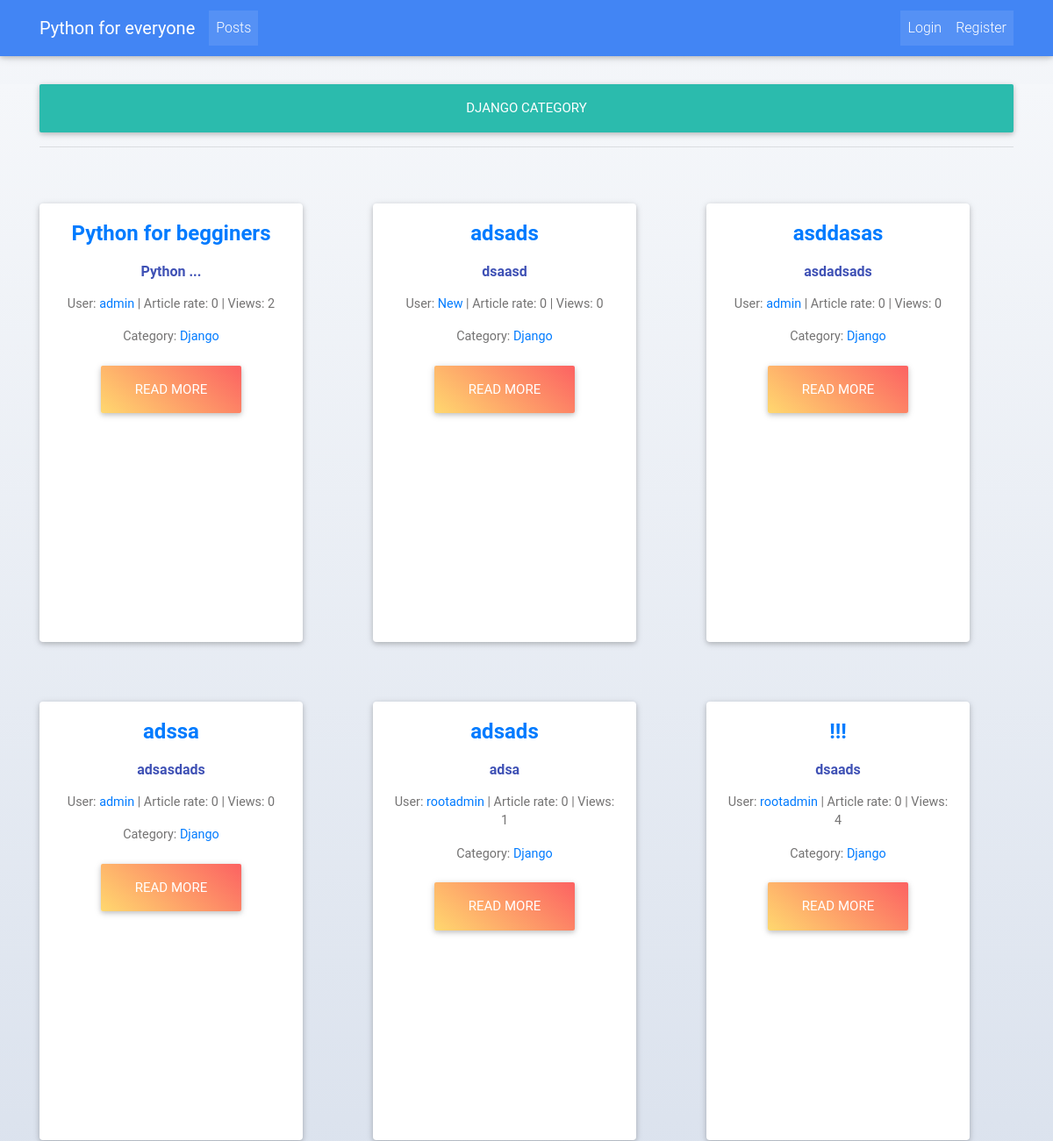
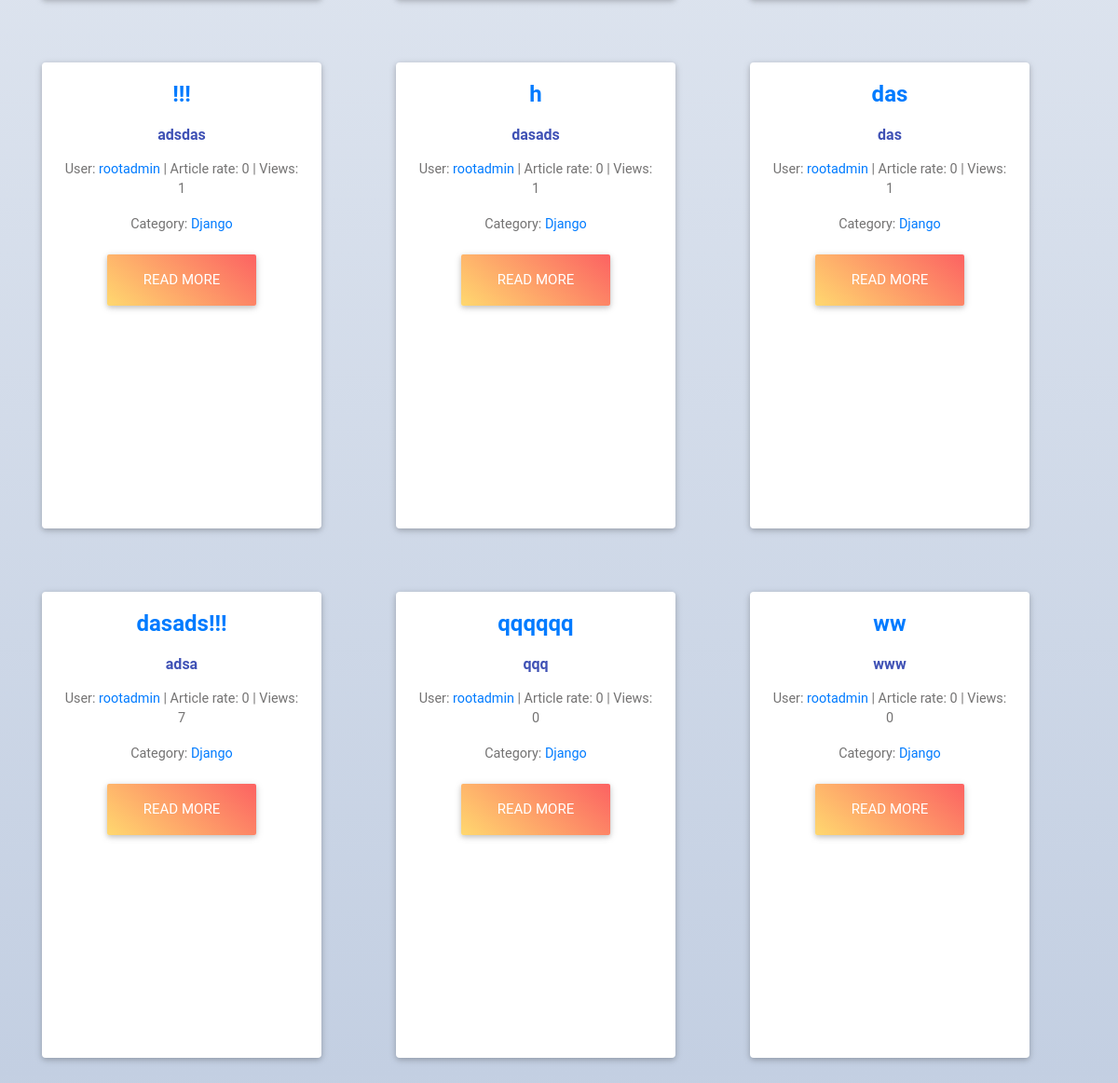
/posts/category/Django/, run on the app's committed database (2 pictures, top to bottom).
### post/models.py (models this page shows, shortened)
class Category(models.Model):
    name = models.CharField(max_length=50)
    content = models.TextField()
    image = models.ImageField(upload_to='media',
                              null=True,
                              blank=True,
                              )
    class Meta:
        verbose_name = 'Category'
        verbose_name_plural = 'Categories'

class Posts(models.Model):
    user = models.ForeignKey(User, on_delete=models.CASCADE)
    title = models.CharField(max_length=50)
    content = models.TextField()
    image = models.ImageField(upload_to='media',
                              null=True,
                              blank=True,
                              )
    rate = models.PositiveSmallIntegerField(default=0)
    views = models.PositiveIntegerField(default=0)
    updated_at = models.DateTimeField(auto_now_add=False, auto_now=True)
    timestamp = models.DateTimeField(auto_now_add=True, auto_now=False)
    category = models.ForeignKey(Category, on_delete=models.CASCADE)
    objects = PostManager()
    likes = GenericRelation(Like)
    class Meta:
        verbose_name = 'Posts'
        verbose_name_plural = 'Post'
    def get_user_url(self):
        return reverse("accounts:account", kwargs={"id": self.user_id})
    def get_absolute_url(self):
        return reverse("post:detail_page", kwargs={"id": self.id})

### post/views.py (the view)
# urls.py: re_path('^category/(?P<slug>[-\w]+)/$', category_detail_view, name='category_detail_view'),
def category_detail_view(request, slug):
    posts = Posts.objects.filter(category__name=slug)
    context = {
        "posts": posts,
        "category": slug
    }
    return render(request, "home/category_detail_view.html", context)

### templates/home/category_detail_view.html (shortened to what this page needs)
{% extends "home/base.html" %}
{% block content %}
<br><br>
<div class="user_div">
    <div class="container">
        <div class="col-xs-10 col-xs-offset-2">
            <div class="row">
                <div class="container">
                <h2 class="btn btn-default btn-lg btn-block">{{ category }} category</h2>
                <hr>
                </div>
                {% if posts %}
                    {% for post in posts %}
                        {% if forloop.counter0|divisibleby:3 %}
                            </div><br><br><div class="row">
                        {% endif %}
                            <div class="category_div col-xs-12 col-sm-6 col-md-4">
                                <div class="card card-cascade width_card">
                                  <div class="card-body card-body-cascade text-center">
                                    <h4 class="card-title"><strong><a href="{{ post.get_absolute_url }}">{{ post.title }}</a></strong></h4>
                                    <h6 class="font-weight-bold indigo-text py-2">{{ post.content|truncatechars:20 }}</h6>
                                    <p class="card-text"> User: <a href="{{ post.get_user_url }}">{{ post.user.username }}</a> | Article rate: {{ post.rate }} | Views: {{ post.views }}</p>
                                    <p class="card-text"> Category: <a href="{% url "post:category_detail_view" slug=post.category.name %}">{{ post.category.name }}</a></p>
                                    <a href="{{ post.get_absolute_url }}" class="btn peach-gradient btn-lg ">Read more</a>
                                  </div>
                                </div>
                            </div>
                    {% endfor %}
                {% else %}
                    <h3 class="alert alert-info text-center">Ops, we haven't posts with this category</h3>
                {% endif %}
            </div>
        </div>
        </div>
    </div>
{% endblock %}

### static/css/style.css (style rules this page uses)
.user_div { background: linear-gradient(#f5f7fa, #c3cfe2); }
.category_div { margin-bottom: 20px; }
.card { width: 300px; }
.width_card { height: 500px; }

### data on the page
Category: name "DJANGO"
Posts: title "Python for begginers", content "Python ...", user.username "admin", rate "0", views "2", category.name "Django"
Posts: title "adsads", content "dsaasd", user.username "New", rate "0", views "0", category.name "Django"
Posts: title "asddasas", content "asdadsads", user.username "admin", rate "0", views "0", category.name "Django"
Posts: title "adssa", content "adsasdads", user.username "admin", rate "0", views "0", category.name "Django"
Posts: title "adsads", content "adsa", user.username "rootadmin", rate "0", views "1", category.name "Django"
Posts: title "!!!", content "dsaads", user.username "rootadmin", rate "0", views "4", category.name "Django"
Posts: title "!!!", content "adsdas", user.username "rootadmin", rate "0", views "1", category.name "Django"
Posts: title "h", content "dasads", user.username "rootadmin", rate "0", views "1", category.name "Django"
Posts: title "das", content "das", user.username "rootadmin", rate "0", views "1", category.name "Django"
Posts: title "dasads!!!", content "adsa", user.username "rootadmin", rate "0", views "7", category.name "Django"
Posts: title "qqqqqq", content "qqq", user.username "rootadmin", rate "0", views "0", category.name "Django"
Posts: title "ww", content "www", user.username "rootadmin", rate "0", views "0", category.name "Django"
